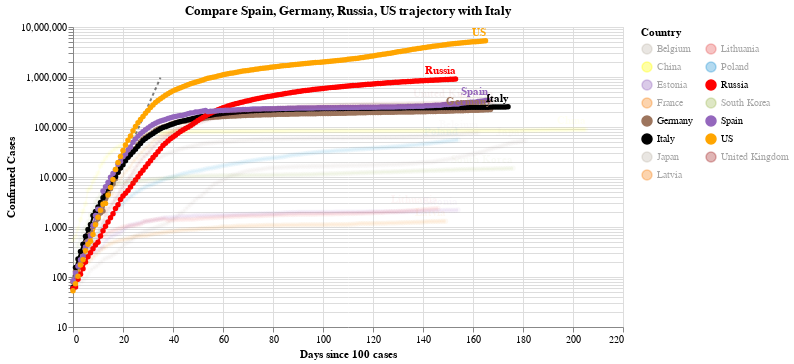

The code cell stored with this chart in its notebook:
### Code cell
#hide_input
chart2 = make_since_chart(dff2, ['Spain', 'Germany','Russia', 'US'], baseline_countries)
chart2

### Figure 1 — Vega-Lite specification as saved in the notebook (floating-point values rounded to 4 significant figures; data arrays with more than 128 entries replaced by an {"elided": "..."} marker saying what was removed)
{"config": {"view": {"continuousWidth": 400, "continuousHeight": 300}}, "layer": [{"data": {"name": "data-628230001892d6798b50651be41d1b3e"}, "mark": {"type": "line", "color": "black", "opacity": 0.5, "strokeDash": [3, 3]}, "encoding": {"x": {"type": "quantitative", "field": "Days since 100 cases"}, "y": {"type": "quantitative", "field": "Confirmed Cases"}}}, {"data": {"name": "data-6a7520e1010875fe45dd7cc7d619689e"}, "mark": {"type": "line", "point": true}, "encoding": {"color": {"type": "nominal", "field": "Country", "legend": {"columns": 2}, "scale": {"domain": ["Belgium", "China", "Estonia", "France", "Germany", "Italy", "Japan", "Latvia", "Lithuania", "Poland", "Russia", "South Korea", "Spain", "US", "United Kingdom"], "range": ["#C1B7AD", "yellow", "#9467bd", "#F58518", "#9D755D", "black", "#C1B7AD", "#F58518", "#E45756", "#2495D3", "red", "#A1BA59", "#9467bd", "orange", "brown"]}}, "opacity": {"condition": {"value": 1, "selection": "selector003"}, "value": 0.05}, "tooltip": [{"type": "nominal", "field": "Country"}, {"type": "temporal", "field": "Date"}, {"type": "quantitative", "field": "Confirmed Cases"}, {"type": "quantitative", "field": "Days since 100 cases"}], "x": {"type": "quantitative", "field": "Days since 100 cases"}, "y": {"type": "quantitative", "field": "Confirmed Cases", "scale": {"type": "log"}}}, "selection": {"selector003": {"type": "multi", "fields": ["Country"], "bind": "legend", "init": [{"Country": "Spain"}, {"Country": "Germany"}, {"Country": "Russia"}, {"Country": "US"}, {"Country": "Italy"}]}}, "width": 550}, {"data": {"name": "data-6a7520e1010875fe45dd7cc7d619689e"}, "mark": {"type": "text", "align": "right", "dy": -8, "fontWeight": "bold"}, "encoding": {"color": {"type": "nominal", "field": "Country", "legend": {"columns": 2}, "scale": {"domain": ["Belgium", "China", "Estonia", "France", "Germany", "Italy", "Japan", "Latvia", "Lithuania", "Poland", "Russia", "South Korea", "Spain", "US", "United Kingdom"], "range": ["#C1B7AD", "yellow", "#9467bd", "#F58518", "#9D755D", "black", "#C1B7AD", "#F58518", "#E45756", "#2495D3", "red", "#A1BA59", "#9467bd", "orange", "brown"]}}, "opacity": {"condition": {"value": 1, "selection": "selector003"}, "value": 0.05}, "text": {"type": "nominal", "field": "Country"}, "tooltip": [{"type": "nominal", "field": "Country"}, {"type": "temporal", "field": "Date"}, {"type": "quantitative", "field": "Confirmed Cases"}, {"type": "quantitative", "field": "Days since 100 cases"}], "x": {"type": "quantitative", "field": "Days since 100 cases"}, "y": {"type": "quantitative", "field": "Confirmed Cases", "scale": {"type": "log"}}}, "transform": [{"filter": "(datum['Date'] >= 1597363200000)"}], "width": 550}], "title": "Compare Spain, Germany, Russia, US trajectory with Italy", "$schema": "https://vega.github.io/schema/vega-lite/v4.0.2.json", "datasets": {"data-628230001892d6798b50651be41d1b3e": [{"Days since 100 cases": 0, "Confirmed Cases": 100.0}, {"Days since 100 cases": 1, "Confirmed Cases": 130.0}, {"Days since 100 cases": 2, "Confirmed Cases": 169.0}, {"Days since 100 cases": 3, "Confirmed Cases": 219.7}, {"Days since 100 cases": 4, "Confirmed Cases": 285.6}, {"Days since 100 cases": 5, "Confirmed Cases": 371.3}, {"Days since 100 cases": 6, "Confirmed Cases": 482.7}, {"Days since 100 cases": 7, "Confirmed Cases": 627.5}, {"Days since 100 cases": 8, "Confirmed Cases": 815.7}, {"Days since 100 cases": 9, "Confirmed Cases": 1060.0}, {"Days since 100 cases": 10, "Confirmed Cases": 1379.0}, {"Days since 100 cases": 11, "Confirmed Cases": 1792.0}, {"Days since 100 cases": 12, "Confirmed Cases": 2330.0}, {"Days since 100 cases": 13, "Confirmed Cases": 3029.0}, {"Days since 100 cases": 14, "Confirmed Cases": 3937.0}, {"Days since 100 cases": 15, "Confirmed Cases": 5119.0}, {"Days since 100 cases": 16, "Confirmed Cases": 6654.0}, {"Days since 100 cases": 17, "Confirmed Cases": 8650.0}, {"Days since 100 cases": 18, "Confirmed Cases": 11250.0}, {"Days since 100 cases": 19, "Confirmed Cases": 14620.0}, {"Days since 100 cases": 20, "Confirmed Cases": 19000.0}, {"Days since 100 cases": 21, "Confirmed Cases": 24710.0}, {"Days since 100 cases": 22, "Confirmed Cases": 32120.0}, {"Days since 100 cases": 23, "Confirmed Cases": 41750.0}, {"Days since 100 cases": 24, "Confirmed Cases": 54280.0}, {"Days since 100 cases": 25, "Confirmed Cases": 70560.0}, {"Days since 100 cases": 26, "Confirmed Cases": 91730.0}, {"Days since 100 cases": 27, "Confirmed Cases": 119300.0}, {"Days since 100 cases": 28, "Confirmed Cases": 155000.0}, {"Days since 100 cases": 29, "Confirmed Cases": 201500.0}, {"Days since 100 cases": 30, "Confirmed Cases": 262000.0}, {"Days since 100 cases": 31, "Confirmed Cases": 340600.0}, {"Days since 100 cases": 32, "Confirmed Cases": 442800.0}, {"Days since 100 cases": 33, "Confirmed Cases": 575600.0}, {"Days since 100 cases": 34, "Confirmed Cases": 748300.0}, {"Days since 100 cases": 35, "Confirmed Cases": 972800.0}], "data-6a7520e1010875fe45dd7cc7d619689e": {"elided": "2503 records"}}}
